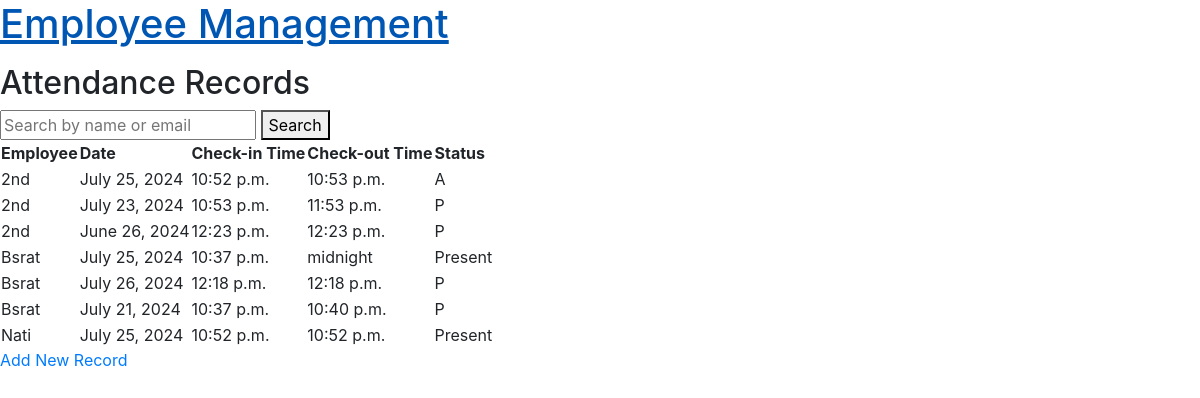
Before: /attendance/ with the older database file.
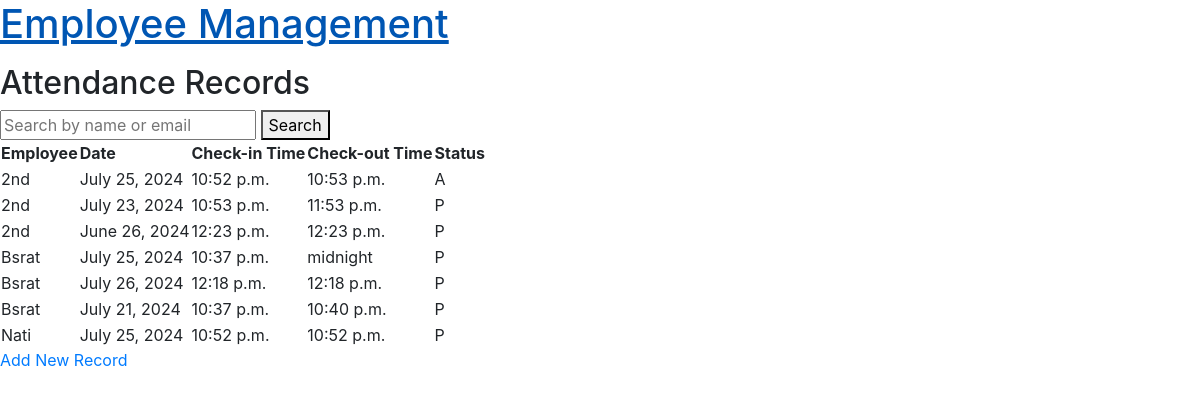
After: the same page with the newer database file.
### attendance/models.py (models this page shows, shortened)
class AttendanceRecord(models.Model):
    STATUS_CHOICES= [
        ("P", "Present"),
        ("A", "Absent")
    ]
    employee = models.ForeignKey(settings.AUTH_USER_MODEL, on_delete=models.CASCADE)
    date = models.DateField()
    check_in_time = models.TimeField()
    check_out_time = models.TimeField(null=True, blank=True)
    status = models.CharField(max_length=1, choices=STATUS_CHOICES)

### employees/models.py (models this page shows, shortened)
class CustomUser(AbstractBaseUser, PermissionsMixin):
    email = models.EmailField(unique=True)
    first_name = models.CharField(max_length=30)
    last_name = models.CharField(max_length=30)
    is_staff = models.BooleanField(default=False)
    is_active = models.BooleanField(default=True)
    date_joined = models.DateTimeField(auto_now_add=False)
    objects = CustomUserManager()
    USERNAME_FIELD = "email"
    REQUIRED_FIELDS = ["first_name", "last_name"]

### attendance/views.py (the view)
# urls.py: path("", AttendanceRecordListView.as_view(), name="attendance_record_list"),
class AttendanceRecordListView(ListView):
    model = AttendanceRecord
    template_name = "attendance/attendance_record_list.html"
    context_object_name = "records"
    def get_queryset(self):
        query = self.request.GET.get("q")
        queryset = AttendanceRecord.objects.all().order_by('employee__first_name')
        if query:
            queryset = queryset.filter(
                Q(employee__first_name__icontains=query) |
                Q(employee__email__icontains=query)
            )
        return queryset

### templates/attendance/attendance_record_list.html
{% extends 'base.html' %}
{% block content %}
  <h2>Attendance Records</h2>
  <form method="get" action=".">
    <input type="text" name="q" placeholder="Search by name or email" value="{{ request.GET.q }}">
    <button type="submit">Search</button>
  </form>
  {% if records %}
  <table>
    <tr>
      <th>Employee</th>
      <th>Date</th>
      <th>Check-in Time</th>
      <th>Check-out Time</th>
      <th>Status</th>
    </tr>
    {% for record in records %}
    <tr>
      <td>{{ record.employee.first_name }}</td>
      <td>{{ record.date }}</td>
      <td>{{ record.check_in_time }}</td>
      <td>{{ record.check_out_time }}</td>
      <td>{{ record.status }}</td>
    </tr>
    {% endfor %}
  </table>
  {% else %}
    <p>No attendance records found for the given search query.</p>
  {% endif %}
  <a href="{% url 'attendance_record_create' %}">Add New Record</a>
{% endblock %}

Changed rows visible on the page:
changed AttendanceRecord "midnight": status "Present" → "P"
changed AttendanceRecord "Nati": status "Present" → "P"
